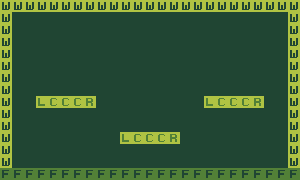

This game map was drawn from its Tiled (.tmx) file and the tilesets committed beside it. A one-line description and the full map source follow:
An orthogonal 25x15 tile map with 12x12 px tiles, 2 tile layers (Background Layer, Foreground Layer) and 5 objects.

<map version="1.0" orientation="orthogonal" renderorder="left-down" width="25" height="15" tilewidth="12" tileheight="12" nextobjectid="1">
 <tileset firstgid="1" name="Placeholder" tilewidth="12" tileheight="12" tilecount="55" columns="11">
  <image source="../Sprites/gbjam5_placeholder.png" width="132" height="60" />
  <tile id="0">
   <objectgroup color="#ff0000" draworder="index">
    <object id="1" x="0" y="0" width="12" height="12" />
   </objectgroup>
  </tile>
  <tile id="1">
   <objectgroup color="#ff0000" draworder="index">
    <object id="2" x="0" y="0" width="12" height="12" />
   </objectgroup>
  </tile>
  <tile id="2">
   <objectgroup color="#ff0000" draworder="index">
    <object id="1" x="0" y="0" width="12" height="3" />
   </objectgroup>
  </tile>
  <tile id="3">
   <objectgroup color="#ff0000" draworder="index">
    <object id="1" x="0" y="0" width="12" height="3" />
   </objectgroup>
  </tile>
  <tile id="4">
   <objectgroup color="#ff0000" draworder="index">
    <object id="1" x="0" y="0" width="12" height="3" />
   </objectgroup>
  </tile>
  <tile id="10">
   <properties>
    <property name="Collidable" type="bool" value="true" />
   </properties>
  </tile>
 </tileset>
 <layer name="Background Layer" width="25" height="15">
  <data encoding="csv">
6,6,6,6,6,6,6,6,6,6,6,6,6,6,6,6,6,6,6,6,6,6,6,6,6,
6,6,6,6,6,6,6,6,6,6,6,6,6,6,6,6,6,6,6,6,6,6,6,6,6,
6,6,6,6,6,6,6,6,6,6,6,6,6,6,6,6,6,6,6,6,6,6,6,6,6,
6,6,6,6,6,6,6,6,6,6,6,6,6,6,6,6,6,6,6,6,6,6,6,6,6,
6,6,6,6,6,6,6,6,6,6,6,6,6,6,6,6,6,6,6,6,6,6,6,6,6,
6,6,6,6,6,6,6,6,6,6,6,6,6,6,6,6,6,6,6,6,6,6,6,6,6,
6,6,6,6,6,6,6,6,6,6,6,6,6,6,6,6,6,6,6,6,6,6,6,6,6,
6,6,6,6,6,6,6,6,6,6,6,6,6,6,6,6,6,6,6,6,6,6,6,6,6,
6,6,6,6,6,6,6,6,6,6,6,6,6,6,6,6,6,6,6,6,6,6,6,6,6,
6,6,6,6,6,6,6,6,6,6,6,6,6,6,6,6,6,6,6,6,6,6,6,6,6,
6,6,6,6,6,6,6,6,6,6,6,6,6,6,6,6,6,6,6,6,6,6,6,6,6,
6,6,6,6,6,6,6,6,6,6,6,6,6,6,6,6,6,6,6,6,6,6,6,6,6,
6,6,6,6,6,6,6,6,6,6,6,6,6,6,6,6,6,6,6,6,6,6,6,6,6,
6,6,6,6,6,6,6,6,6,6,6,6,6,6,6,6,6,6,6,6,6,6,6,6,6,
6,6,6,6,6,6,6,6,6,6,6,6,6,6,6,6,6,6,6,6,6,6,6,6,6
</data>
 </layer>
 <layer name="Foreground Layer" width="25" height="15">
  <data encoding="csv">
1,1,1,1,1,1,1,1,1,1,1,1,1,1,1,1,1,1,1,1,1,1,1,1,1,
1,0,0,0,0,0,0,0,0,0,0,0,0,0,0,0,0,0,0,0,0,0,0,0,1,
1,0,0,0,0,0,0,0,0,0,0,0,0,0,0,0,0,0,0,0,0,0,0,0,1,
1,0,0,0,0,0,0,0,0,0,0,0,0,0,0,0,0,0,0,0,0,0,0,0,1,
1,0,0,0,0,0,0,0,0,0,0,0,0,0,0,0,0,0,0,0,0,0,0,0,1,
1,0,0,0,0,0,0,0,0,0,0,0,0,0,0,0,0,0,0,0,0,0,0,0,1,
1,0,0,0,0,0,0,0,0,0,0,0,0,0,0,0,0,0,0,0,0,0,0,0,1,
1,0,0,0,0,0,0,0,0,0,0,0,0,0,0,0,0,0,0,0,0,0,0,0,1,
1,0,0,3,4,4,4,5,0,0,0,0,0,0,0,0,0,3,4,4,4,5,0,0,1,
1,0,0,0,0,0,0,0,0,0,0,0,0,0,0,0,0,0,0,0,0,0,0,0,1,
1,0,0,0,0,0,0,0,0,0,0,0,0,0,0,0,0,0,0,0,0,0,0,0,1,
1,0,0,0,0,0,0,0,0,0,3,4,4,4,5,0,0,0,0,0,0,0,0,0,1,
1,0,0,0,0,0,0,0,0,0,0,0,0,0,0,0,0,0,0,0,0,0,0,0,1,
1,0,0,0,0,0,0,0,0,0,0,0,0,0,0,0,0,0,0,0,0,0,0,0,1,
2,2,2,2,2,2,2,2,2,2,2,2,2,2,2,2,2,2,2,2,2,2,2,2,2
</data>
 </layer>
</map>
